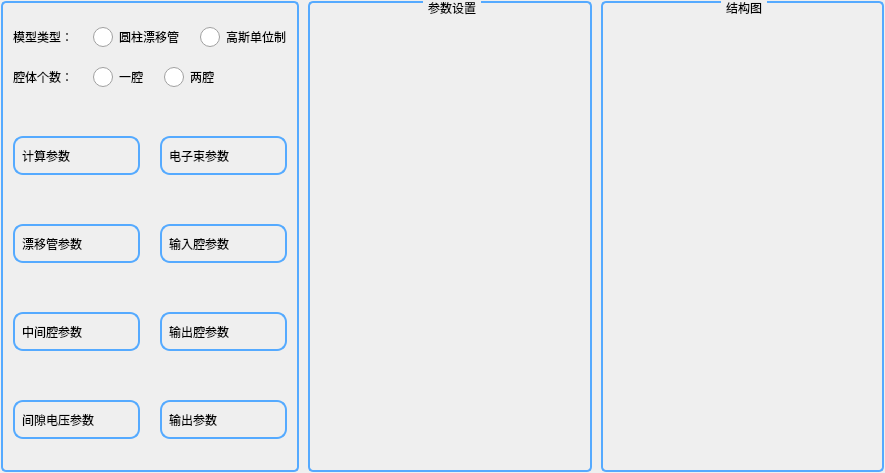
<?xml version="1.0" encoding="UTF-8"?>
<ui version="4.0">
 <class>setingUI</class>
 <widget class="QWidget" name="setingUI">
  <property name="geometry">
   <rect>
    <x>0</x>
    <y>0</y>
    <width>885</width>
    <height>473</height>
   </rect>
  </property>
  <property name="windowTitle">
   <string>Form</string>
  </property>
  <property name="styleSheet">
   <string notr="true">QLabel{
font: 75 12pt &quot;微软雅黑&quot;;

}
  QRadioButton{
	
	font: 75 12pt &quot;微软雅黑&quot;;
}
  QRadioButton::indicator {
      width: 20px;
      height: 20px;
  }

  QRadioButton::indicator::unchecked {
      image: url(:/images/radioButton_02.png);
  }

  QRadioButton::indicator:unchecked:hover {
      
  }

  QRadioButton::indicator:unchecked:pressed {
      
  }

  QRadioButton::indicator::checked {
      image: url(:/images/radioButton_01.png);
  }

  QRadioButton::indicator:checked:hover {
      
  }

  QRadioButton::indicator:checked:pressed {
      
  }</string>
  </property>
  <layout class="QHBoxLayout" name="horizontalLayout_6" stretch="1,1,1">
   <property name="spacing">
    <number>9</number>
   </property>
   <property name="leftMargin">
    <number>1</number>
   </property>
   <property name="topMargin">
    <number>1</number>
   </property>
   <property name="rightMargin">
    <number>1</number>
   </property>
   <property name="bottomMargin">
    <number>1</number>
   </property>
   <item>
    <widget class="QGroupBox" name="groupBox_2">
     <property name="styleSheet">
      <string notr="true">  .QGroupBox {

      border: 2px solid;
	  border-color: rgb(85, 170, 255);
      border-radius: 5px;
      margin-top: 3ex; /* leave space at the top for the title */
	  font: 75 12pt &quot;微软雅黑&quot;;
  }

  .QGroupBox::title {
      subcontrol-origin: margin;
      subcontrol-position: top center; /* position at the top center */
      padding: 0 3px;
  }
</string>
     </property>
     <property name="title">
      <string/>
     </property>
     <layout class="QVBoxLayout" name="verticalLayout" stretch="1,1,6">
      <property name="spacing">
       <number>20</number>
      </property>
      <property name="topMargin">
       <number>20</number>
      </property>
      <property name="bottomMargin">
       <number>0</number>
      </property>
      <item>
       <layout class="QHBoxLayout" name="horizontalLayout">
        <item>
         <widget class="QLabel" name="label">
          <property name="sizePolicy">
           <sizepolicy hsizetype="Preferred" vsizetype="Fixed">
            <horstretch>0</horstretch>
            <verstretch>0</verstretch>
           </sizepolicy>
          </property>
          <property name="text">
           <string>模型类型：</string>
          </property>
         </widget>
        </item>
        <item>
         <widget class="QRadioButton" name="radioButton">
          <property name="styleSheet">
           <string notr="true"/>
          </property>
          <property name="text">
           <string>圆柱漂移管</string>
          </property>
          <property name="autoExclusive">
           <bool>false</bool>
          </property>
         </widget>
        </item>
        <item>
         <widget class="QRadioButton" name="radioButton_2">
          <property name="text">
           <string>高斯单位制</string>
          </property>
          <property name="autoExclusive">
           <bool>false</bool>
          </property>
         </widget>
        </item>
        <item>
         <spacer name="horizontalSpacer">
          <property name="orientation">
           <enum>Qt::Horizontal</enum>
          </property>
          <property name="sizeHint" stdset="0">
           <size>
            <width>40</width>
            <height>20</height>
           </size>
          </property>
         </spacer>
        </item>
       </layout>
      </item>
      <item>
       <layout class="QHBoxLayout" name="horizontalLayout_2">
        <item>
         <widget class="QLabel" name="label_2">
          <property name="sizePolicy">
           <sizepolicy hsizetype="Preferred" vsizetype="Fixed">
            <horstretch>0</horstretch>
            <verstretch>0</verstretch>
           </sizepolicy>
          </property>
          <property name="text">
           <string>腔体个数：</string>
          </property>
         </widget>
        </item>
        <item>
         <widget class="QRadioButton" name="radioButton_3">
          <property name="styleSheet">
           <string notr="true"/>
          </property>
          <property name="text">
           <string>一腔</string>
          </property>
         </widget>
        </item>
        <item>
         <widget class="QRadioButton" name="radioButton_4">
          <property name="text">
           <string>两腔</string>
          </property>
         </widget>
        </item>
        <item>
         <spacer name="horizontalSpacer_2">
          <property name="orientation">
           <enum>Qt::Horizontal</enum>
          </property>
          <property name="sizeHint" stdset="0">
           <size>
            <width>40</width>
            <height>20</height>
           </size>
          </property>
         </spacer>
        </item>
       </layout>
      </item>
      <item>
       <widget class="QWidget" name="widget_4" native="true">
        <property name="sizePolicy">
         <sizepolicy hsizetype="Preferred" vsizetype="Expanding">
          <horstretch>0</horstretch>
          <verstretch>0</verstretch>
         </sizepolicy>
        </property>
        <layout class="QGridLayout" name="gridLayout_2">
         <property name="leftMargin">
          <number>0</number>
         </property>
         <property name="topMargin">
          <number>0</number>
         </property>
         <property name="rightMargin">
          <number>0</number>
         </property>
         <property name="bottomMargin">
          <number>0</number>
         </property>
         <property name="spacing">
          <number>20</number>
         </property>
         <item row="2" column="0">
          <widget class="QWidget" name="widget_6" native="true">
           <property name="sizePolicy">
            <sizepolicy hsizetype="Preferred" vsizetype="Fixed">
             <horstretch>0</horstretch>
             <verstretch>0</verstretch>
            </sizepolicy>
           </property>
           <property name="styleSheet">
            <string notr="true">.QWidget{
	border-width:2px;
	border-style:solid;
	border-radius:10px;
	
	border-color: rgb(85, 170, 255);
}

QToolButton{
	background-color: rgba(255, 255, 255,0);
	margin-left:2px;
	margin-right:2px;
	border-color: rgba(255, 255, 255,0);
	border-width:1px;
	border-style:solid;
	image:url(:images/ico_03.png);
}	
QToolButton:hover{
	image:url(:images/ico_04.png);
}
QToolButton:pressed{
	image:url(:images/ico_03.png);
	margin-top:-3px;
    margin-right:-3px;
}

QLabel{
font: 75 12pt &quot;微软雅黑&quot;;

}</string>
           </property>
           <layout class="QHBoxLayout" name="horizontalLayout_9">
            <property name="leftMargin">
             <number>9</number>
            </property>
            <property name="topMargin">
             <number>9</number>
            </property>
            <property name="rightMargin">
             <number>9</number>
            </property>
            <property name="bottomMargin">
             <number>9</number>
            </property>
            <item>
             <widget class="QLabel" name="label_9">
              <property name="text">
               <string>中间腔参数</string>
              </property>
             </widget>
            </item>
            <item>
             <widget class="QToolButton" name="toolButton_7">
              <property name="sizePolicy">
               <sizepolicy hsizetype="Fixed" vsizetype="Preferred">
                <horstretch>0</horstretch>
                <verstretch>0</verstretch>
               </sizepolicy>
              </property>
              <property name="styleSheet">
               <string notr="true"/>
              </property>
              <property name="text">
               <string/>
              </property>
             </widget>
            </item>
           </layout>
          </widget>
         </item>
         <item row="1" column="1">
          <widget class="QWidget" name="widget_5" native="true">
           <property name="sizePolicy">
            <sizepolicy hsizetype="Preferred" vsizetype="Fixed">
             <horstretch>0</horstretch>
             <verstretch>0</verstretch>
            </sizepolicy>
           </property>
           <property name="styleSheet">
            <string notr="true">.QWidget{
	border-width:2px;
	border-style:solid;
	border-radius:10px;
	
	border-color: rgb(85, 170, 255);
}

QToolButton{
	background-color: rgba(255, 255, 255,0);
	margin-left:2px;
	margin-right:2px;
	border-color: rgba(255, 255, 255,0);
	border-width:1px;
	border-style:solid;
	image:url(:images/ico_03.png);
}	
QToolButton:hover{
	image:url(:images/ico_04.png);
}
QToolButton:pressed{
	image:url(:images/ico_03.png);
	margin-top:-3px;
    margin-right:-3px;
}

QLabel{
font: 75 12pt &quot;微软雅黑&quot;;

}</string>
           </property>
           <layout class="QHBoxLayout" name="horizontalLayout_7">
            <property name="leftMargin">
             <number>9</number>
            </property>
            <property name="topMargin">
             <number>9</number>
            </property>
            <property name="rightMargin">
             <number>9</number>
            </property>
            <property name="bottomMargin">
             <number>9</number>
            </property>
            <item>
             <widget class="QLabel" name="label_7">
              <property name="text">
               <string>输入腔参数</string>
              </property>
             </widget>
            </item>
            <item>
             <widget class="QToolButton" name="toolButton_5">
              <property name="sizePolicy">
               <sizepolicy hsizetype="Fixed" vsizetype="Preferred">
                <horstretch>0</horstretch>
                <verstretch>0</verstretch>
               </sizepolicy>
              </property>
              <property name="styleSheet">
               <string notr="true"/>
              </property>
              <property name="text">
               <string/>
              </property>
             </widget>
            </item>
           </layout>
          </widget>
         </item>
         <item row="0" column="0">
          <widget class="QWidget" name="widget" native="true">
           <property name="sizePolicy">
            <sizepolicy hsizetype="Preferred" vsizetype="Fixed">
             <horstretch>0</horstretch>
             <verstretch>0</verstretch>
            </sizepolicy>
           </property>
           <property name="styleSheet">
            <string notr="true">.QWidget{
	border-width:2px;
	border-style:solid;
	border-radius:10px;
	
	border-color: rgb(85, 170, 255);
}

QToolButton{
	background-color: rgba(255, 255, 255,0);
	margin-left:2px;
	margin-right:2px;
	border-color: rgba(255, 255, 255,0);
	border-width:1px;
	border-style:solid;
	image:url(:images/ico_03.png);
}	
QToolButton:hover{
	image:url(:images/ico_04.png);
}
QToolButton:pressed{
	image:url(:images/ico_03.png);
	margin-top:-3px;
    margin-right:-3px;
}

QLabel{
font: 75 12pt &quot;微软雅黑&quot;;

}</string>
           </property>
           <layout class="QHBoxLayout" name="horizontalLayout_3">
            <property name="leftMargin">
             <number>9</number>
            </property>
            <property name="topMargin">
             <number>9</number>
            </property>
            <property name="rightMargin">
             <number>9</number>
            </property>
            <property name="bottomMargin">
             <number>9</number>
            </property>
            <item>
             <widget class="QLabel" name="label_3">
              <property name="text">
               <string>计算参数</string>
              </property>
             </widget>
            </item>
            <item>
             <widget class="QToolButton" name="toolButton">
              <property name="sizePolicy">
               <sizepolicy hsizetype="Fixed" vsizetype="Preferred">
                <horstretch>0</horstretch>
                <verstretch>0</verstretch>
               </sizepolicy>
              </property>
              <property name="styleSheet">
               <string notr="true"/>
              </property>
              <property name="text">
               <string/>
              </property>
             </widget>
            </item>
           </layout>
          </widget>
         </item>
         <item row="0" column="1">
          <widget class="QWidget" name="widget_2" native="true">
           <property name="sizePolicy">
            <sizepolicy hsizetype="Preferred" vsizetype="Fixed">
             <horstretch>0</horstretch>
             <verstretch>0</verstretch>
            </sizepolicy>
           </property>
           <property name="styleSheet">
            <string notr="true">.QWidget{
	border-width:2px;
	border-style:solid;
	border-radius:10px;
	
	border-color: rgb(85, 170, 255);
}

QToolButton{
	background-color: rgba(255, 255, 255,0);
	margin-left:2px;
	margin-right:2px;
	border-color: rgba(255, 255, 255,0);
	border-width:1px;
	border-style:solid;
	image:url(:images/ico_03.png);
}	
QToolButton:hover{
	image:url(:images/ico_04.png);
}
QToolButton:pressed{
	image:url(:images/ico_03.png);
	margin-top:-3px;
    margin-right:-3px;
}

QLabel{
font: 75 12pt &quot;微软雅黑&quot;;

}</string>
           </property>
           <layout class="QHBoxLayout" name="horizontalLayout_4">
            <property name="leftMargin">
             <number>9</number>
            </property>
            <property name="topMargin">
             <number>9</number>
            </property>
            <property name="rightMargin">
             <number>9</number>
            </property>
            <property name="bottomMargin">
             <number>9</number>
            </property>
            <item>
             <widget class="QLabel" name="label_4">
              <property name="text">
               <string>电子束参数</string>
              </property>
             </widget>
            </item>
            <item>
             <widget class="QToolButton" name="toolButton_2">
              <property name="sizePolicy">
               <sizepolicy hsizetype="Fixed" vsizetype="Preferred">
                <horstretch>0</horstretch>
                <verstretch>0</verstretch>
               </sizepolicy>
              </property>
              <property name="styleSheet">
               <string notr="true"/>
              </property>
              <property name="text">
               <string/>
              </property>
             </widget>
            </item>
           </layout>
          </widget>
         </item>
         <item row="2" column="1">
          <widget class="QWidget" name="widget_7" native="true">
           <property name="sizePolicy">
            <sizepolicy hsizetype="Preferred" vsizetype="Fixed">
             <horstretch>0</horstretch>
             <verstretch>0</verstretch>
            </sizepolicy>
           </property>
           <property name="styleSheet">
            <string notr="true">.QWidget{
	border-width:2px;
	border-style:solid;
	border-radius:10px;
	
	border-color: rgb(85, 170, 255);
}

QToolButton{
	background-color: rgba(255, 255, 255,0);
	margin-left:2px;
	margin-right:2px;
	border-color: rgba(255, 255, 255,0);
	border-width:1px;
	border-style:solid;
	image:url(:images/ico_03.png);
}	
QToolButton:hover{
	image:url(:images/ico_04.png);
}
QToolButton:pressed{
	image:url(:images/ico_03.png);
	margin-top:-3px;
    margin-right:-3px;
}

QLabel{
font: 75 12pt &quot;微软雅黑&quot;;

}</string>
           </property>
           <layout class="QHBoxLayout" name="horizontalLayout_10">
            <property name="leftMargin">
             <number>9</number>
            </property>
            <property name="topMargin">
             <number>9</number>
            </property>
            <property name="rightMargin">
             <number>9</number>
            </property>
            <property name="bottomMargin">
             <number>9</number>
            </property>
            <item>
             <widget class="QLabel" name="label_10">
              <property name="text">
               <string>输出腔参数</string>
              </property>
             </widget>
            </item>
            <item>
             <widget class="QToolButton" name="toolButton_8">
              <property name="sizePolicy">
               <sizepolicy hsizetype="Fixed" vsizetype="Preferred">
                <horstretch>0</horstretch>
                <verstretch>0</verstretch>
               </sizepolicy>
              </property>
              <property name="styleSheet">
               <string notr="true"/>
              </property>
              <property name="text">
               <string/>
              </property>
             </widget>
            </item>
           </layout>
          </widget>
         </item>
         <item row="1" column="0">
          <widget class="QWidget" name="widget_3" native="true">
           <property name="sizePolicy">
            <sizepolicy hsizetype="Preferred" vsizetype="Fixed">
             <horstretch>0</horstretch>
             <verstretch>0</verstretch>
            </sizepolicy>
           </property>
           <property name="styleSheet">
            <string notr="true">.QWidget{
	border-width:2px;
	border-style:solid;
	border-radius:10px;
	
	border-color: rgb(85, 170, 255);
}

QToolButton{
	background-color: rgba(255, 255, 255,0);
	margin-left:2px;
	margin-right:2px;
	border-color: rgba(255, 255, 255,0);
	border-width:1px;
	border-style:solid;
	image:url(:images/ico_03.png);
}	
QToolButton:hover{
	image:url(:images/ico_04.png);
}
QToolButton:pressed{
	image:url(:images/ico_03.png);
	margin-top:-3px;
    margin-right:-3px;
}

QLabel{
font: 75 12pt &quot;微软雅黑&quot;;

}</string>
           </property>
           <layout class="QHBoxLayout" name="horizontalLayout_5">
            <property name="leftMargin">
             <number>9</number>
            </property>
            <property name="topMargin">
             <number>9</number>
            </property>
            <property name="rightMargin">
             <number>9</number>
            </property>
            <property name="bottomMargin">
             <number>9</number>
            </property>
            <item>
             <widget class="QLabel" name="label_5">
              <property name="text">
               <string>漂移管参数</string>
              </property>
             </widget>
            </item>
            <item>
             <widget class="QToolButton" name="toolButton_3">
              <property name="sizePolicy">
               <sizepolicy hsizetype="Fixed" vsizetype="Preferred">
                <horstretch>0</horstretch>
                <verstretch>0</verstretch>
               </sizepolicy>
              </property>
              <property name="styleSheet">
               <string notr="true"/>
              </property>
              <property name="text">
               <string/>
              </property>
             </widget>
            </item>
           </layout>
          </widget>
         </item>
         <item row="3" column="0">
          <widget class="QWidget" name="widget_8" native="true">
           <property name="sizePolicy">
            <sizepolicy hsizetype="Preferred" vsizetype="Fixed">
             <horstretch>0</horstretch>
             <verstretch>0</verstretch>
            </sizepolicy>
           </property>
           <property name="styleSheet">
            <string notr="true">.QWidget{
	border-width:2px;
	border-style:solid;
	border-radius:10px;
	
	border-color: rgb(85, 170, 255);
}

QToolButton{
	background-color: rgba(255, 255, 255,0);
	margin-left:2px;
	margin-right:2px;
	border-color: rgba(255, 255, 255,0);
	border-width:1px;
	border-style:solid;
	image:url(:images/ico_03.png);
}	
QToolButton:hover{
	image:url(:images/ico_04.png);
}
QToolButton:pressed{
	image:url(:images/ico_03.png);
	margin-top:-3px;
    margin-right:-3px;
}

QLabel{
font: 75 12pt &quot;微软雅黑&quot;;

}</string>
           </property>
           <layout class="QHBoxLayout" name="horizontalLayout_11">
            <property name="leftMargin">
             <number>9</number>
            </property>
            <property name="topMargin">
             <number>9</number>
            </property>
            <property name="rightMargin">
             <number>9</number>
            </property>
            <property name="bottomMargin">
             <number>9</number>
            </property>
            <item>
             <widget class="QLabel" name="label_11">
              <property name="text">
               <string>间隙电压参数</string>
              </property>
             </widget>
            </item>
            <item>
             <widget class="QToolButton" name="toolButton_9">
              <property name="sizePolicy">
               <sizepolicy hsizetype="Fixed" vsizetype="Preferred">
                <horstretch>0</horstretch>
                <verstretch>0</verstretch>
               </sizepolicy>
              </property>
              <property name="styleSheet">
               <string notr="true"/>
              </property>
              <property name="text">
               <string/>
              </property>
             </widget>
            </item>
           </layout>
          </widget>
         </item>
         <item row="3" column="1">
          <widget class="QWidget" name="widget_9" native="true">
           <property name="sizePolicy">
            <sizepolicy hsizetype="Preferred" vsizetype="Fixed">
             <horstretch>0</horstretch>
             <verstretch>0</verstretch>
            </sizepolicy>
           </property>
           <property name="styleSheet">
            <string notr="true">.QWidget{
	border-width:2px;
	border-style:solid;
	border-radius:10px;
	
	border-color: rgb(85, 170, 255);
}

QToolButton{
	background-color: rgba(255, 255, 255,0);
	margin-left:2px;
	margin-right:2px;
	border-color: rgba(255, 255, 255,0);
	border-width:1px;
	border-style:solid;
	image:url(:images/ico_03.png);
}	
QToolButton:hover{
	image:url(:images/ico_04.png);
}
QToolButton:pressed{
	image:url(:images/ico_03.png);
	margin-top:-3px;
    margin-right:-3px;
}

QLabel{
font: 75 12pt &quot;微软雅黑&quot;;

}</string>
           </property>
           <layout class="QHBoxLayout" name="horizontalLayout_12">
            <property name="leftMargin">
             <number>9</number>
            </property>
            <property name="topMargin">
             <number>9</number>
            </property>
            <property name="rightMargin">
             <number>9</number>
            </property>
            <property name="bottomMargin">
             <number>9</number>
            </property>
            <item>
             <widget class="QLabel" name="label_12">
              <property name="text">
               <string>输出参数</string>
              </property>
             </widget>
            </item>
            <item>
             <widget class="QToolButton" name="toolButton_10">
              <property name="sizePolicy">
               <sizepolicy hsizetype="Fixed" vsizetype="Preferred">
                <horstretch>0</horstretch>
                <verstretch>0</verstretch>
               </sizepolicy>
              </property>
              <property name="styleSheet">
               <string notr="true"/>
              </property>
              <property name="text">
               <string/>
              </property>
             </widget>
            </item>
           </layout>
          </widget>
         </item>
        </layout>
       </widget>
      </item>
     </layout>
    </widget>
   </item>
   <item>
    <widget class="QGroupBox" name="groupBox">
     <property name="sizePolicy">
      <sizepolicy hsizetype="Preferred" vsizetype="Expanding">
       <horstretch>0</horstretch>
       <verstretch>0</verstretch>
      </sizepolicy>
     </property>
     <property name="minimumSize">
      <size>
       <width>200</width>
       <height>0</height>
      </size>
     </property>
     <property name="styleSheet">
      <string notr="true">  QGroupBox {

      border: 2px solid;
	  border-color: rgb(85, 170, 255);
      border-radius: 5px;
      margin-top: 3ex; /* leave space at the top for the title */
	  font: 75 12pt &quot;微软雅黑&quot;;
  }

  QGroupBox::title {
      subcontrol-origin: margin;
      subcontrol-position: top center; /* position at the top center */
      padding: 0 3px;
  }
</string>
     </property>
     <property name="title">
      <string>参数设置</string>
     </property>
    </widget>
   </item>
   <item>
    <widget class="QGroupBox" name="groupBox_3">
     <property name="sizePolicy">
      <sizepolicy hsizetype="Preferred" vsizetype="Expanding">
       <horstretch>0</horstretch>
       <verstretch>0</verstretch>
      </sizepolicy>
     </property>
     <property name="minimumSize">
      <size>
       <width>200</width>
       <height>0</height>
      </size>
     </property>
     <property name="styleSheet">
      <string notr="true">  QGroupBox {

      border: 2px solid;
	  border-color: rgb(85, 170, 255);
      border-radius: 5px;
      margin-top: 3ex; /* leave space at the top for the title */
	  font: 75 12pt &quot;微软雅黑&quot;;
  }

  QGroupBox::title {
      subcontrol-origin: margin;
      subcontrol-position: top center; /* position at the top center */
      padding: 0 3px;
  }
</string>
     </property>
     <property name="title">
      <string>结构图</string>
     </property>
    </widget>
   </item>
  </layout>
 </widget>
 <resources/>
 <connections/>
</ui>
